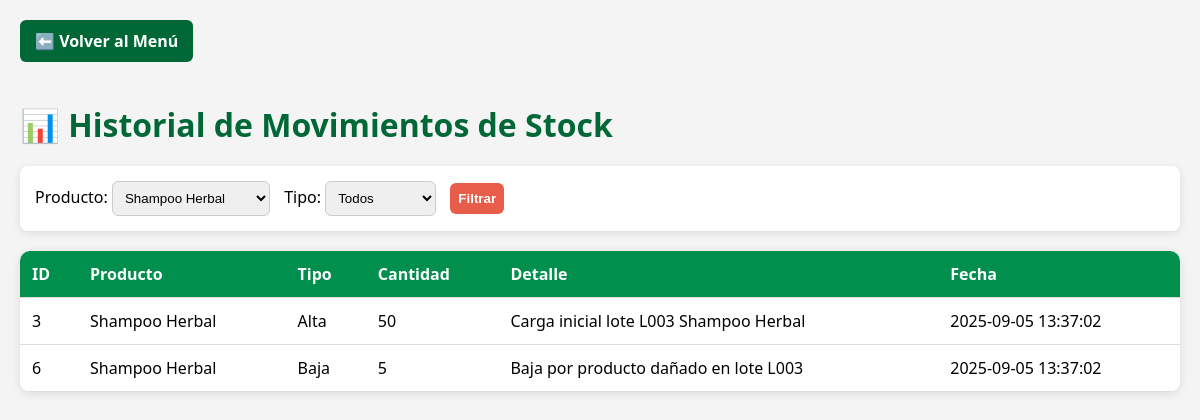
/Historial.php?producto_id=3 (signed in), run on the app's committed database.
### tables this page shows
CREATE TABLE HistorialStock (
    id INT AUTO_INCREMENT PRIMARY KEY,
    producto_id INT NOT NULL,
    tipo ENUM('Alta','Baja','Venta','Compra','Devolución','Vencimiento') NOT NULL,
    cantidad INT NOT NULL,
    detalle VARCHAR(255),
    fecha DATETIME DEFAULT CURRENT_TIMESTAMP,
    FOREIGN KEY (producto_id) REFERENCES Producto(id)
);

CREATE TABLE Producto (
    id INT AUTO_INCREMENT PRIMARY KEY,
    nombre VARCHAR(100) NOT NULL,
    precio DECIMAL(10,2) NOT NULL,
    stock_actual INT DEFAULT 0,
    stock_minimo INT DEFAULT 0,
    requiere_receta BOOLEAN DEFAULT FALSE,
    categoria_id INT,
    FOREIGN KEY (categoria_id) REFERENCES Categoria(id)
);

### Historial.php (the view, shortened to what this page needs)
<?php
$conn = new Conexion();
$conexion = $conn->conexion;
$filtroProducto = $_GET['producto_id'] ?? '';
$sql = "SELECT h.id, h.tipo, h.cantidad, h.detalle, h.fecha, p.nombre AS producto
        FROM HistorialStock h
        JOIN Producto p ON h.producto_id = p.id
        WHERE 1=1";
if (!empty($filtroProducto)) {
    $sql .= " AND p.id = " . intval($filtroProducto);
}
$sql .= " ORDER BY h.fecha DESC";
$resultado = $conexion->query($sql);
$productos = $conexion->query("SELECT id, nombre FROM Producto ORDER BY nombre");
?>
<!DOCTYPE html>
<html lang="es">
<head>
</head>
<body>
  <a href="Menu.php" class="btn-menu">⬅️ Volver al Menú</a>
  <h1>📊 Historial de Movimientos de Stock</h1>
  <form method="GET" class="filtros">
    <label for="producto_id">Producto:</label>
    <select name="producto_id" id="producto_id">
      <?php while ($p = $productos->fetch_assoc()): ?>
        <option value="<?= $p['id'] ?>" <?= ($filtroProducto == $p['id']) ? 'selected' : '' ?>>
          <?= htmlspecialchars($p['nombre']) ?>
        </option>
      <?php endwhile; ?>
    </select>
    <label for="tipo">Tipo:</label>
    <select name="tipo" id="tipo">
      <option value="">Todos</option>
    </select>
    <button type="submit">Filtrar</button>
  </form>
  <table>
    <thead>
      <tr>
        <th>ID</th>
        <th>Producto</th>
        <th>Tipo</th>
        <th>Cantidad</th>
        <th>Detalle</th>
        <th>Fecha</th>
      </tr>
    </thead>
    <tbody>
      <?php if ($resultado->num_rows > 0): ?>
        <?php while ($fila = $resultado->fetch_assoc()): ?>
          <tr>
            <td><?= $fila['id'] ?></td>
            <td><?= htmlspecialchars($fila['producto']) ?></td>
            <td><?= htmlspecialchars($fila['tipo']) ?></td>
            <td><?= htmlspecialchars($fila['cantidad']) ?></td>
            <td><?= htmlspecialchars($fila['detalle'] ?? '-') ?></td>
            <td><?= htmlspecialchars($fila['fecha']) ?></td>
          </tr>
        <?php endwhile; ?>
      <?php else: ?>
        <tr>
          <td colspan="6">No hay movimientos registrados</td>
        </tr>
      <?php endif; ?>
    </tbody>
  </table>
</body>
</html>

### Historial.php (style rules this page uses)
:root { --verde: #008f4c; --verde-oscuro: #006837; --blanco: #ffffff; --gris: #f4f4f4; --acento: #e85c4a; }
body { margin: 0; font-family: 'Segoe UI', sans-serif; background: var(--gris); padding: 20px; }
h1 { color: var(--verde-oscuro); margin-bottom: 20px; }
table { width: 100%; border-collapse: collapse; background: var(--blanco); border-radius: 10px; overflow: hidden; box-shadow: 0 2px 10px rgba(0,0,0,0.1); margin-top: 20px; }
th, td { padding: 12px; text-align: left; border-bottom: 1px solid #ddd; }
th { background: var(--verde); color: var(--blanco); }
.filtros { background: var(--blanco); padding: 15px; border-radius: 8px; box-shadow: 0 2px 8px rgba(0,0,0,0.1); margin-bottom: 20px; }
select, button { padding: 8px; border-radius: 6px; border: 1px solid #ccc; margin-right: 10px; }
button { background: var(--acento); color: var(--blanco); border: none; cursor: pointer; font-weight: bold; }
.btn-menu { background: #006837; color: white; padding: 10px 15px; border-radius: 6px; text-decoration: none; font-weight: bold; margin-bottom: 20px; display: inline-block; }

### data on the page
historialstock: id "3", producto.nombre "Shampoo Herbal", tipo "Alta", cantidad "50", detalle "Carga inicial lote L003 Shampoo Herbal", fecha "2025-09-05 13:37:02"
historialstock: id "6", producto.nombre "Shampoo Herbal", tipo "Baja", cantidad "5", detalle "Baja por producto dañado en lote L003", fecha "2025-09-05 13:37:02"

### other printed values
form field producto_id "Shampoo Herbal"
